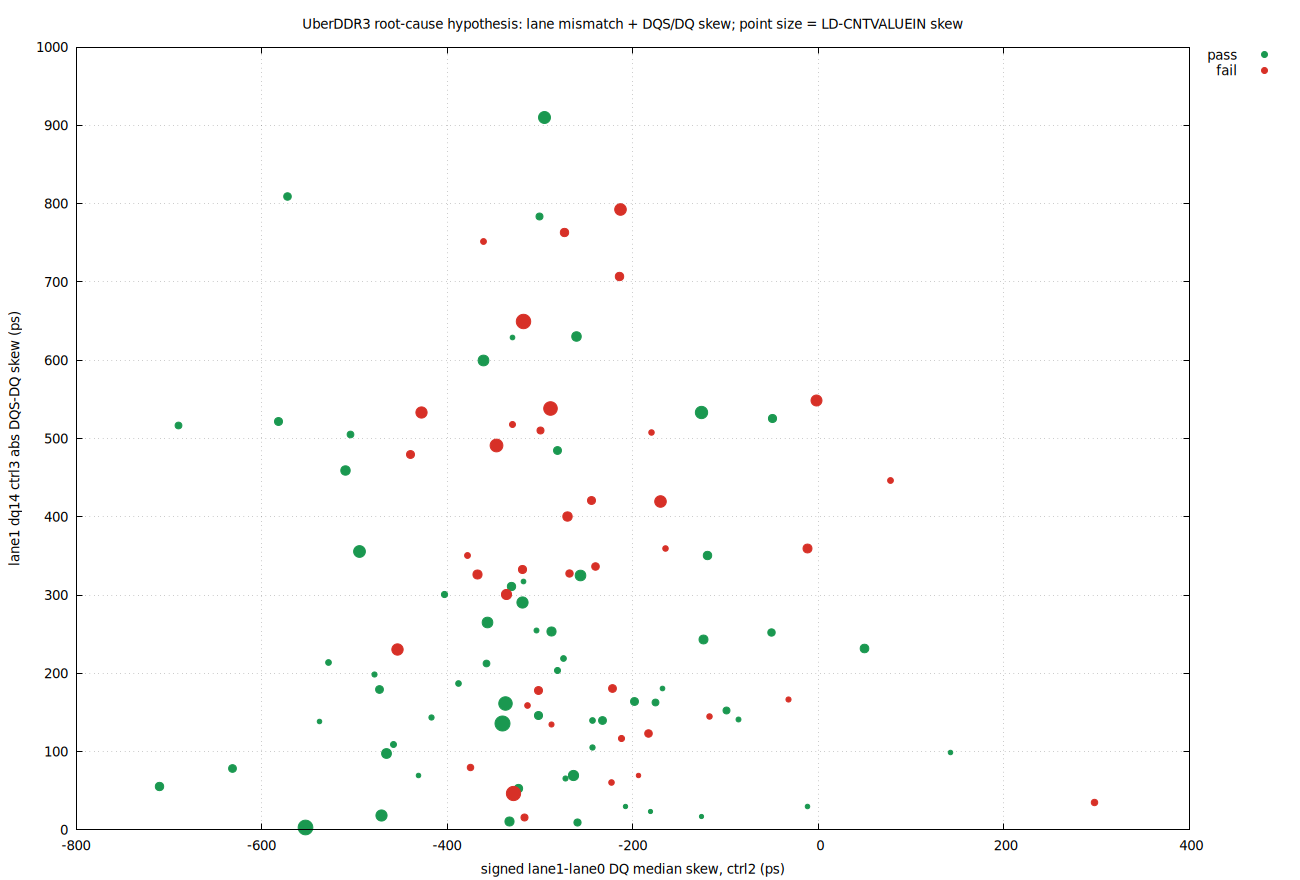

Reproduce this figure in gnuplot.
set terminal pngcairo size 1300,880 enhanced font 'DejaVu Sans,10'
set output 'root_cause_raw_3factor.png'
set datafile separator comma
set key outside right top
set grid
set xlabel 'signed lane1-lane0 DQ median skew, ctrl2 (ps)'
set ylabel 'lane1 dq14 ctrl3 abs DQS-DQ skew (ps)'
set title 'UberDDR3 root-cause hypothesis: lane mismatch + DQS/DQ skew; point size = LD-CNTVALUEIN skew'
plot \
  'root_cause_raw_3factor.dat' using 4:5:6 with points pt 7 ps variable lc rgb '#1a9850' title 'pass', \
  'root_cause_raw_3factor.dat' using 7:8:9 with points pt 7 ps variable lc rgb '#d73027' title 'fail'
